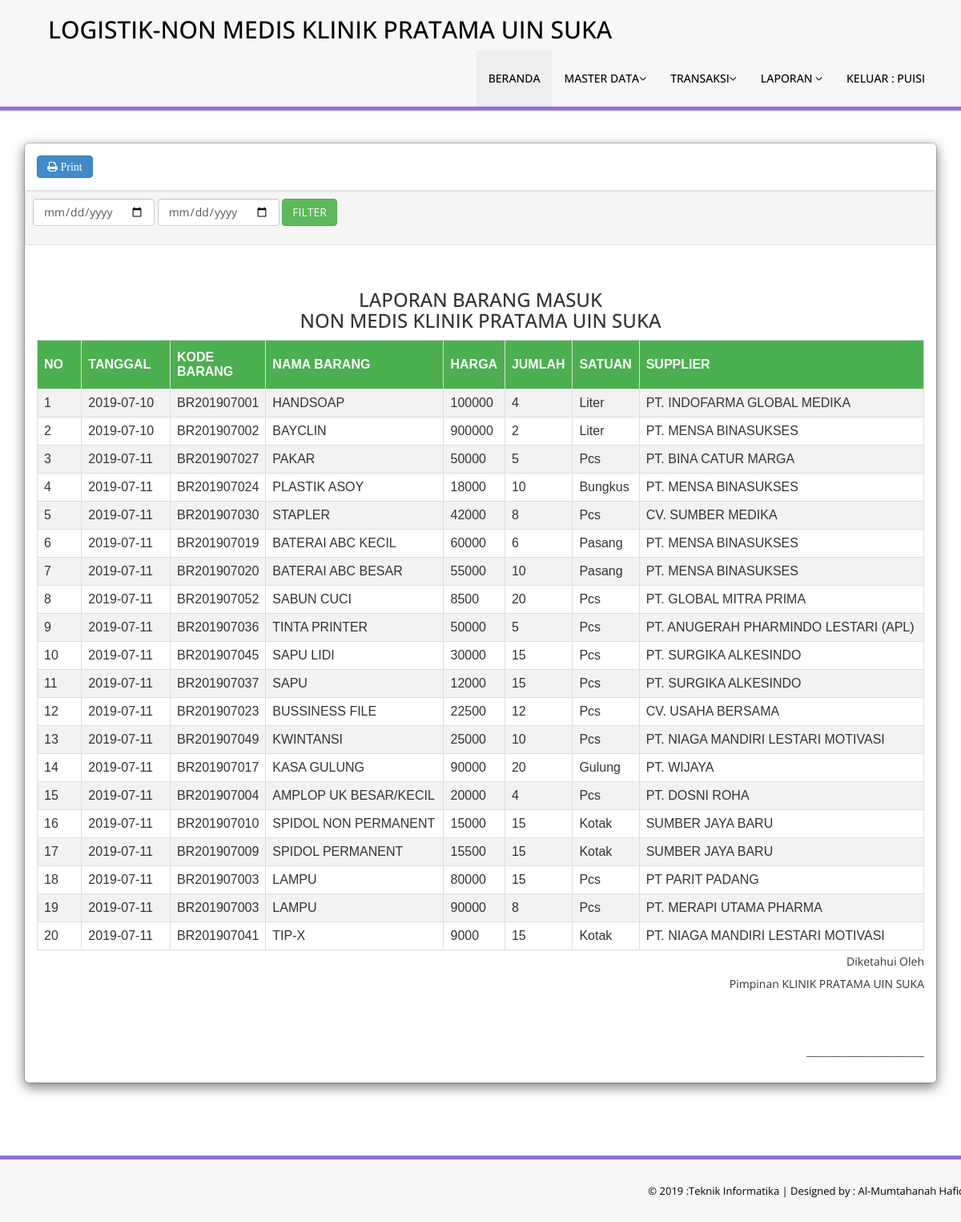
The app's page /master.php?page=laporan_masuk (signed in) with its own data.
### tables this page shows
CREATE TABLE `tbl_masuk` (
  `kode` int(11) NOT NULL,
  `kode_supplier` int(11) DEFAULT NULL,
  `kode_barang` int(11) DEFAULT NULL,
  `tanggal` date DEFAULT NULL,
  `jumlah` int(11) DEFAULT NULL,
  `harga` int(11) DEFAULT NULL,
  `total` int(11) DEFAULT NULL
);

CREATE TABLE `tbl_barang` (
  `kode` int(11) NOT NULL,
  `kode_barang` varchar(15) NOT NULL DEFAULT '',
  `kode_satuan` int(11) DEFAULT NULL,
  `nama_barang` varchar(100) DEFAULT NULL,
  `jumlah` int(11) NOT NULL,
  `harga` int(11) NOT NULL,
  `keterangan` text DEFAULT NULL
);

CREATE TABLE `tbl_satuan` (
  `kode` int(11) NOT NULL,
  `uraian` varchar(50) DEFAULT NULL
);

CREATE TABLE `tbl_supplier` (
  `kode` int(11) NOT NULL,
  `nama` varchar(100) DEFAULT NULL,
  `telepon` varchar(20) DEFAULT NULL,
  `alamat` varchar(100) DEFAULT NULL
);

### modul/laporan/laporan_masuk.php (the view, shortened to what this page needs)
<div class="col-md-16">
    <div class="box box-info">
        <div class="modal-content" style="overflow: auto;">
            <div class="modal-header">
                <button class="btn btn-primary large fa fa-print" onclick="printContent('cetak_report')"> Print</button>
            </div>
            <div class="well well-sm noprint">
                <form class="form-inline" role="form" method="post" action="">
                    <div class="form-group">
                        <input type="date" class="form-control" id="tgl1" name="tgl1" required>
                    </div>
                    <div class="form-group">
                        <input type="date" class="form-control" id="tgl2" name="tgl2" required>
                    </div>
                    <button type="submit" name="submit" class="btn btn-success">FILTER</button>
                </form>
            </div>
            <div class="modal-body" id="cetak_report">
                <center>
                    <H3> LAPORAN BARANG MASUK <br> NON MEDIS KLINIK PRATAMA UIN SUKA</H3>
                </center>
                <table id="customers" width="100%" border="1">
                    <tr>
                        <th width="5%">NO</th>
                        <th width="10%">TANGGAL</th>
                        <th width="10%">KODE BARANG</th>
                        <th>NAMA BARANG</th>
                        <th>HARGA</th>
                        <th>JUMLAH</th>
                        <th>SATUAN</th>
                        <th>SUPPLIER</th>
                    </tr>
                    <?php
                    $no = 1;
                    if (isset($_REQUEST['submit'])) {
                        $submit = $_REQUEST['submit'];
                        $tgl1 = $_REQUEST['tgl1'];
                        $tgl2 = $_REQUEST['tgl2'];
                        $select = mysqli_query($konek, "SELECT `tbl_masuk`.`kode` AS `kode`,`tbl_masuk`.`kode_supplier` AS `kode_supplier`,`tbl_masuk`.`kode_barang` AS `kode_barang`,`tbl_masuk`.`tanggal` AS `tanggal`,`tbl_masuk`.`jumlah` AS `jumlah`,`tbl_masuk`.`harga` AS `harga`,`tbl_masuk`.`total` AS `total`,`tbl_barang`.`nama_barang` AS `nama_barang`,`tbl_supplier`.`nama` AS `nama`,`tbl_barang`.`kode_barang` AS `kd_barang`,`tbl_satuan`.`uraian` AS `satuan` from (((`tbl_masuk` join `tbl_barang` on((`tbl_masuk`.`kode_barang` = `tbl_barang`.`kode`))) join `tbl_supplier` on((`tbl_masuk`.`kode_supplier` = `tbl_supplier`.`kode`))) join `tbl_satuan` on((`tbl_satuan`.`kode` = `tbl_barang`.`kode_satuan`))) WHERE tanggal BETWEEN '$tgl1' AND '$tgl2'");
                    } else {
                        $select = mysqli_query($konek, "select `tbl_masuk`.`kode` AS `kode`,`tbl_masuk`.`kode_supplier` AS `kode_supplier`,`tbl_masuk`.`kode_barang` AS `kode_barang`,`tbl_masuk`.`tanggal` AS `tanggal`,`tbl_masuk`.`jumlah` AS `jumlah`,`tbl_masuk`.`harga` AS `harga`,`tbl_masuk`.`total` AS `total`,`tbl_barang`.`nama_barang` AS `nama_barang`,`tbl_supplier`.`nama` AS `nama`,`tbl_barang`.`kode_barang` AS `kd_barang`,`tbl_satuan`.`uraian` AS `satuan` from (((`tbl_masuk` join `tbl_barang` on((`tbl_masuk`.`kode_barang` = `tbl_barang`.`kode`))) join `tbl_supplier` on((`tbl_masuk`.`kode_supplier` = `tbl_supplier`.`kode`))) join `tbl_satuan` on((`tbl_satuan`.`kode` = `tbl_barang`.`kode_satuan`))) order by tanggal asc");
                    }
                    if (mysqli_num_rows($select)) {
                        while ($data = mysqli_fetch_array($select)) {
                            ?>
                            <tr>
                                <td><?php echo $no++; ?></td>
                                <td><?php echo $data['tanggal']; ?></td>
                                <td><?php echo $data['kd_barang']; ?></td>
                                <td><?php echo $data['nama_barang']; ?></td>
                                <td><?php echo $data['harga']; ?></td>
                                <td> <?php echo $data['jumlah']; ?> </td>
                                <td> <?php echo $data['satuan']; ?> </td>
                                <td> <?php echo $data['nama']; ?> </td>
                            </tr>
                        <?php }
                    } else {
                        echo "Tidak di temukan";
                    }
                    ?>
                </table>
                <p align="right">
                    <td>Diketahui Oleh <br> Pimpinan KLINIK PRATAMA UIN SUKA
                        <br><br><br>
                        ________________________
                    </td>
                </p>
            </div>
        </div>
    </div>
</div>
</div>

### modul/laporan/laporan_masuk.php (style rules this page uses)
#customers { font-family: "Calibri", Arial, Helvetica, sans-serif; border-collapse: collapse; width: 100%; }
#customers td, #customers th { border: 1px solid #ddd; padding: 8px; }
#customers tr:nth-child(even) { background-color: #f2f2f2; }
#customers th { padding-top: 12px; padding-bottom: 12px; text-align: left; background-color: #4CAF50; color: white; }

### records on screen
tbl_masuk: tanggal "2019-07-10", kode_barang.kode_barang "BR201907001", kode_barang.nama_barang "HANDSOAP", harga "100000", jumlah "4", tbl_satuan.uraian "Liter", kode_supplier.nama "PT. INDOFARMA GLOBAL MEDIKA"
tbl_masuk: tanggal "2019-07-10", kode_barang.kode_barang "BR201907002", kode_barang.nama_barang "BAYCLIN", harga "900000", jumlah "2", tbl_satuan.uraian "Liter", kode_supplier.nama "PT. MENSA BINASUKSES"
tbl_masuk: tanggal "2019-07-11", kode_barang.kode_barang "BR201907027", kode_barang.nama_barang "PAKAR", harga "50000", jumlah "5", tbl_satuan.uraian "Pcs", kode_supplier.nama "PT. BINA CATUR MARGA"
tbl_masuk: tanggal "2019-07-11", kode_barang.kode_barang "BR201907024", kode_barang.nama_barang "PLASTIK ASOY", harga "18000", jumlah "10", tbl_satuan.uraian "Bungkus", kode_supplier.nama "PT. MENSA BINASUKSES"
tbl_masuk: tanggal "2019-07-11", kode_barang.kode_barang "BR201907030", kode_barang.nama_barang "STAPLER", harga "42000", jumlah "8", tbl_satuan.uraian "Pcs", kode_supplier.nama "CV. SUMBER MEDIKA"
tbl_masuk: tanggal "2019-07-11", kode_barang.kode_barang "BR201907019", kode_barang.nama_barang "BATERAI ABC KECIL", harga "60000", jumlah "6", tbl_satuan.uraian "Pasang", kode_supplier.nama "PT. MENSA BINASUKSES"
tbl_masuk: tanggal "2019-07-11", kode_barang.kode_barang "BR201907020", kode_barang.nama_barang "BATERAI ABC BESAR", harga "55000", jumlah "10", tbl_satuan.uraian "Pasang", kode_supplier.nama "PT. MENSA BINASUKSES"
tbl_masuk: tanggal "2019-07-11", kode_barang.kode_barang "BR201907052", kode_barang.nama_barang "SABUN CUCI", harga "8500", jumlah "20", tbl_satuan.uraian "Pcs", kode_supplier.nama "PT. GLOBAL MITRA PRIMA"
tbl_masuk: tanggal "2019-07-11", kode_barang.kode_barang "BR201907036", kode_barang.nama_barang "TINTA PRINTER", harga "50000", jumlah "5", tbl_satuan.uraian "Pcs", kode_supplier.nama "PT. ANUGERAH PHARMINDO LESTARI (APL)"
tbl_masuk: tanggal "2019-07-11", kode_barang.kode_barang "BR201907045", kode_barang.nama_barang "SAPU LIDI", harga "30000", jumlah "15", tbl_satuan.uraian "Pcs", kode_supplier.nama "PT. SURGIKA ALKESINDO"
tbl_masuk: tanggal "2019-07-11", kode_barang.kode_barang "BR201907037", kode_barang.nama_barang "SAPU", harga "12000", jumlah "15", tbl_satuan.uraian "Pcs", kode_supplier.nama "PT. SURGIKA ALKESINDO"
tbl_masuk: tanggal "2019-07-11", kode_barang.kode_barang "BR201907023", kode_barang.nama_barang "BUSSINESS FILE", harga "22500", jumlah "12", tbl_satuan.uraian "Pcs", kode_supplier.nama "CV. USAHA BERSAMA"
tbl_masuk: tanggal "2019-07-11", kode_barang.kode_barang "BR201907049", kode_barang.nama_barang "KWINTANSI", harga "25000", jumlah "10", tbl_satuan.uraian "Pcs", kode_supplier.nama "PT. NIAGA MANDIRI LESTARI MOTIVASI"
tbl_masuk: tanggal "2019-07-11", kode_barang.kode_barang "BR201907017", kode_barang.nama_barang "KASA GULUNG", harga "90000", jumlah "20", tbl_satuan.uraian "Gulung", kode_supplier.nama "PT. WIJAYA"
tbl_masuk: tanggal "2019-07-11", kode_barang.kode_barang "BR201907004", kode_barang.nama_barang "AMPLOP UK BESAR/KECIL", harga "20000", jumlah "4", tbl_satuan.uraian "Pcs", kode_supplier.nama "PT. DOSNI ROHA"
tbl_masuk: tanggal "2019-07-11", kode_barang.kode_barang "BR201907010", kode_barang.nama_barang "SPIDOL NON PERMANENT", harga "15000", jumlah "15", tbl_satuan.uraian "Kotak", kode_supplier.nama "SUMBER JAYA BARU"
tbl_masuk: tanggal "2019-07-11", kode_barang.kode_barang "BR201907009", kode_barang.nama_barang "SPIDOL PERMANENT", harga "15500", jumlah "15", tbl_satuan.uraian "Kotak", kode_supplier.nama "SUMBER JAYA BARU"
tbl_masuk: tanggal "2019-07-11", kode_barang.kode_barang "BR201907003", kode_barang.nama_barang "LAMPU", harga "80000", jumlah "15", tbl_satuan.uraian "Pcs", kode_supplier.nama "PT PARIT PADANG"
tbl_masuk: tanggal "2019-07-11", kode_barang.kode_barang "BR201907003", kode_barang.nama_barang "LAMPU", harga "90000", jumlah "8", tbl_satuan.uraian "Pcs", kode_supplier.nama "PT. MERAPI UTAMA PHARMA"
tbl_masuk: tanggal "2019-07-11", kode_barang.kode_barang "BR201907041", kode_barang.nama_barang "TIP-X", harga "9000", jumlah "15", tbl_satuan.uraian "Kotak", kode_supplier.nama "PT. NIAGA MANDIRI LESTARI MOTIVASI"

### other values on screen
$_SESSION['user_name'] "PUISI"
